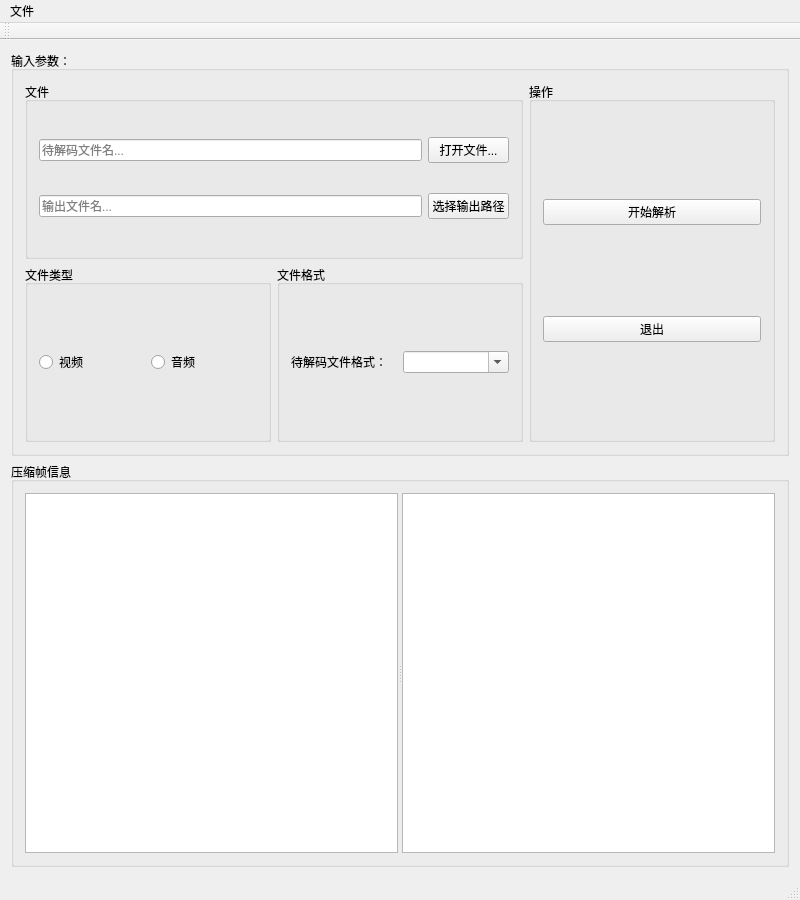
<?xml version="1.0" encoding="UTF-8"?>
<ui version="4.0">
 <class>ffmpeg_avcodec</class>
 <widget class="QMainWindow" name="ffmpeg_avcodec">
  <property name="geometry">
   <rect>
    <x>0</x>
    <y>0</y>
    <width>800</width>
    <height>900</height>
   </rect>
  </property>
  <property name="minimumSize">
   <size>
    <width>800</width>
    <height>900</height>
   </size>
  </property>
  <property name="windowTitle">
   <string>ffmpeg_avcodec</string>
  </property>
  <widget class="QWidget" name="centralWidget">
   <property name="minimumSize">
    <size>
     <width>0</width>
     <height>0</height>
    </size>
   </property>
   <layout class="QVBoxLayout" name="verticalLayout_3">
    <item>
     <widget class="QGroupBox" name="groupBox">
      <property name="minimumSize">
       <size>
        <width>0</width>
        <height>0</height>
       </size>
      </property>
      <property name="maximumSize">
       <size>
        <width>16777215</width>
        <height>16777215</height>
       </size>
      </property>
      <property name="title">
       <string>输入参数：</string>
      </property>
      <layout class="QGridLayout" name="gridLayout_2">
       <item row="0" column="0" colspan="2">
        <widget class="QGroupBox" name="groupBox_6">
         <property name="title">
          <string>文件</string>
         </property>
         <layout class="QGridLayout" name="gridLayout">
          <item row="1" column="1">
           <widget class="QPushButton" name="pushButton_2">
            <property name="text">
             <string>选择输出路径</string>
            </property>
           </widget>
          </item>
          <item row="1" column="0">
           <widget class="QLineEdit" name="lineEdit_out">
            <property name="text">
             <string/>
            </property>
            <property name="dragEnabled">
             <bool>false</bool>
            </property>
            <property name="placeholderText">
             <string>输出文件名...</string>
            </property>
           </widget>
          </item>
          <item row="0" column="0">
           <widget class="QLineEdit" name="lineEdit_in">
            <property name="text">
             <string/>
            </property>
            <property name="dragEnabled">
             <bool>false</bool>
            </property>
            <property name="placeholderText">
             <string>待解码文件名...</string>
            </property>
           </widget>
          </item>
          <item row="0" column="1">
           <widget class="QPushButton" name="pushButton">
            <property name="text">
             <string>打开文件...</string>
            </property>
           </widget>
          </item>
         </layout>
        </widget>
       </item>
       <item row="0" column="2" rowspan="2">
        <widget class="QGroupBox" name="groupBox_7">
         <property name="title">
          <string>操作</string>
         </property>
         <layout class="QVBoxLayout" name="verticalLayout_2">
          <item>
           <spacer name="verticalSpacer_2">
            <property name="orientation">
             <enum>Qt::Vertical</enum>
            </property>
            <property name="sizeHint" stdset="0">
             <size>
              <width>20</width>
              <height>21</height>
             </size>
            </property>
           </spacer>
          </item>
          <item>
           <widget class="QPushButton" name="pbt_parse">
            <property name="text">
             <string>开始解析</string>
            </property>
           </widget>
          </item>
          <item>
           <spacer name="verticalSpacer">
            <property name="orientation">
             <enum>Qt::Vertical</enum>
            </property>
            <property name="sizeHint" stdset="0">
             <size>
              <width>20</width>
              <height>20</height>
             </size>
            </property>
           </spacer>
          </item>
          <item>
           <widget class="QPushButton" name="pbt_exit">
            <property name="text">
             <string>退出</string>
            </property>
           </widget>
          </item>
          <item>
           <spacer name="verticalSpacer_3">
            <property name="orientation">
             <enum>Qt::Vertical</enum>
            </property>
            <property name="sizeHint" stdset="0">
             <size>
              <width>20</width>
              <height>21</height>
             </size>
            </property>
           </spacer>
          </item>
         </layout>
        </widget>
       </item>
       <item row="1" column="0">
        <widget class="QGroupBox" name="groupBox_3">
         <property name="title">
          <string>文件类型</string>
         </property>
         <layout class="QHBoxLayout" name="horizontalLayout_2">
          <item>
           <widget class="QRadioButton" name="radioButton">
            <property name="text">
             <string>视频</string>
            </property>
            <property name="checkable">
             <bool>true</bool>
            </property>
            <property name="checked">
             <bool>false</bool>
            </property>
           </widget>
          </item>
          <item>
           <widget class="QRadioButton" name="radioButton_2">
            <property name="text">
             <string>音频</string>
            </property>
           </widget>
          </item>
         </layout>
        </widget>
       </item>
       <item row="1" column="1">
        <widget class="QGroupBox" name="groupBox_2">
         <property name="title">
          <string>文件格式</string>
         </property>
         <layout class="QHBoxLayout" name="horizontalLayout">
          <item>
           <widget class="QLabel" name="label_2">
            <property name="text">
             <string>待解码文件格式：</string>
            </property>
           </widget>
          </item>
          <item>
           <widget class="QComboBox" name="comboBox">
            <property name="editable">
             <bool>true</bool>
            </property>
            <property name="insertPolicy">
             <enum>QComboBox::NoInsert</enum>
            </property>
           </widget>
          </item>
         </layout>
        </widget>
       </item>
      </layout>
     </widget>
    </item>
    <item>
     <widget class="QGroupBox" name="groupBox_5">
      <property name="minimumSize">
       <size>
        <width>0</width>
        <height>0</height>
       </size>
      </property>
      <property name="maximumSize">
       <size>
        <width>16777215</width>
        <height>16777215</height>
       </size>
      </property>
      <property name="title">
       <string>压缩帧信息</string>
      </property>
      <layout class="QVBoxLayout" name="verticalLayout">
       <item>
        <widget class="QSplitter" name="splitter">
         <property name="orientation">
          <enum>Qt::Horizontal</enum>
         </property>
         <widget class="QTableView" name="tableView"/>
         <widget class="QTextEdit" name="textEdit"/>
        </widget>
       </item>
      </layout>
     </widget>
    </item>
   </layout>
  </widget>
  <widget class="QMenuBar" name="menuBar">
   <property name="geometry">
    <rect>
     <x>0</x>
     <y>0</y>
     <width>800</width>
     <height>17</height>
    </rect>
   </property>
   <widget class="QMenu" name="menu">
    <property name="title">
     <string>文件</string>
    </property>
   </widget>
   <addaction name="menu"/>
  </widget>
  <widget class="QToolBar" name="mainToolBar">
   <attribute name="toolBarArea">
    <enum>TopToolBarArea</enum>
   </attribute>
   <attribute name="toolBarBreak">
    <bool>false</bool>
   </attribute>
  </widget>
  <widget class="QStatusBar" name="statusBar"/>
 </widget>
 <layoutdefault spacing="6" margin="11"/>
 <resources/>
 <connections>
  <connection>
   <sender>pbt_exit</sender>
   <signal>clicked()</signal>
   <receiver>ffmpeg_avcodec</receiver>
   <slot>close()</slot>
   <hints>
    <hint type="sourcelabel">
     <x>386</x>
     <y>180</y>
    </hint>
    <hint type="destinationlabel">
     <x>282</x>
     <y>189</y>
    </hint>
   </hints>
  </connection>
 </connections>
</ui>
